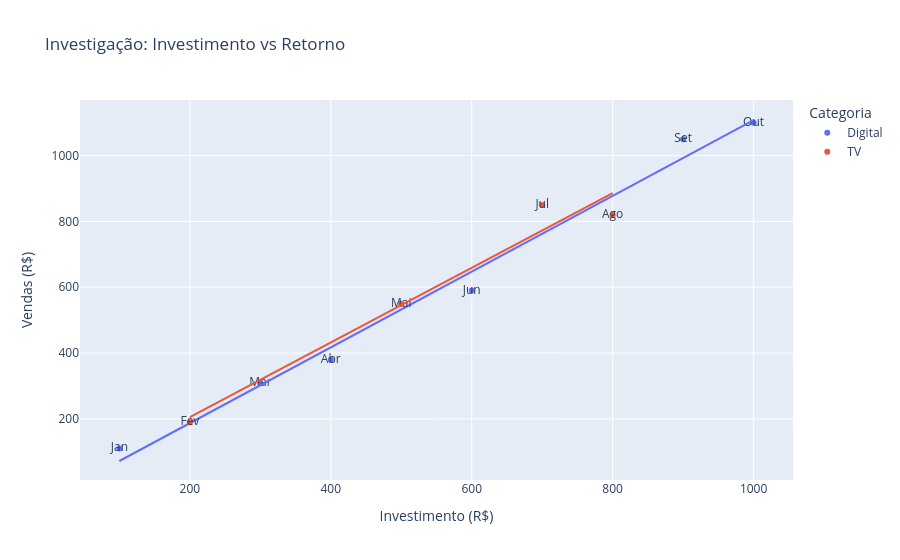

Source (notebook cell):
### Markdown cell above
`pandas`

### Code cell
import plotly.express as px
import pandas as pd

# 1. Criando dados de exemplo (Simulando uma análise de vendas)
data = {
    'Investimento_Marketing': [100, 200, 300, 400, 500, 600, 700, 800, 900, 1000],
    'Retorno_Vendas': [110, 190, 310, 380, 550, 590, 850, 820, 1050, 1100],
    'Mes': ['Jan', 'Fev', 'Mar', 'Abr', 'Mai', 'Jun', 'Jul', 'Ago', 'Set', 'Out'],
    'Categoria': ['Digital', 'TV', 'Digital', 'Digital', 'TV', 'Digital', 'TV', 'TV', 'Digital', 'Digital']
}
df = pd.DataFrame(data)

# 2. Criando o gráfico com Plotly Express
fig = px.scatter(df, 
                 x="Investimento_Marketing", 
                 y="Retorno_Vendas", 
                 color="Categoria",    # Cores diferentes por categoria
                 text="Mes",           # Mostra o mês ao lado do ponto
                 title="Investigação: Investimento vs Retorno",
                 labels={"Investimento_Marketing": "Investimento (R$)", "Retorno_Vendas": "Vendas (R$)"},
                 trendline="ols")      # Adiciona uma linha de tendência (previsão simples)

# 3. Exibindo o gráfico
fig.show()

### Figure 1 — Plotly figure (JSON) as saved in the notebook; plotly's stock layout.template omitted (floating-point values rounded to 4 significant figures)
{"data": [{"hovertemplate": "Categoria=Digital<br>Investimento (R$)=%{x}<br>Vendas (R$)=%{y}<br>Mes=%{text}<extra></extra>", "legendgroup": "Digital", "marker": {"color": "#636efa", "symbol": "circle"}, "mode": "markers+text", "name": "Digital", "orientation": "v", "showlegend": true, "text": ["Jan", "Mar", "Abr", "Jun", "Set", "Out"], "type": "scatter", "x": [100, 300, 400, 600, 900, 1000], "xaxis": "x", "y": [110, 310, 380, 590, 1050, 1100], "yaxis": "y"}, {"hovertemplate": "<b>OLS trendline</b><br>Retorno_Vendas = 1.15122 * Investimento_Marketing + -43.1707<br>R<sup>2</sup>=0.988435<br><br>Categoria=Digital<br>Investimento (R$)=%{x}<br>Vendas (R$)=%{y} <b>(trend)</b><extra></extra>", "legendgroup": "Digital", "marker": {"color": "#636efa", "symbol": "circle"}, "mode": "lines", "name": "Digital", "showlegend": false, "type": "scatter", "x": [100, 300, 400, 600, 900, 1000], "xaxis": "x", "y": [71.95, 302.2, 417.3, 647.6, 992.9, 1108.0], "yaxis": "y"}, {"hovertemplate": "Categoria=TV<br>Investimento (R$)=%{x}<br>Vendas (R$)=%{y}<br>Mes=%{text}<extra></extra>", "legendgroup": "TV", "marker": {"color": "#EF553B", "symbol": "circle"}, "mode": "markers+text", "name": "TV", "orientation": "v", "showlegend": true, "text": ["Fev", "Mai", "Jul", "Ago"], "type": "scatter", "x": [200, 500, 700, 800], "xaxis": "x", "y": [190, 550, 850, 820], "yaxis": "y"}, {"hovertemplate": "<b>OLS trendline</b><br>Retorno_Vendas = 1.13571 * Investimento_Marketing + -22.1429<br>R<sup>2</sup>=0.962316<br><br>Categoria=TV<br>Investimento (R$)=%{x}<br>Vendas (R$)=%{y} <b>(trend)</b><extra></extra>", "legendgroup": "TV", "marker": {"color": "#EF553B", "symbol": "circle"}, "mode": "lines", "name": "TV", "showlegend": false, "type": "scatter", "x": [200, 500, 700, 800], "xaxis": "x", "y": [205.0, 545.7, 772.9, 886.4], "yaxis": "y"}], "layout": {"legend": {"title": {"text": "Categoria"}, "tracegroupgap": 0}, "title": {"text": "Investigação: Investimento vs Retorno"}, "xaxis": {"anchor": "y", "domain": [0, 1], "title": {"text": "Investimento (R$)"}}, "yaxis": {"anchor": "x", "domain": [0, 1], "title": {"text": "Vendas (R$)"}}}}
